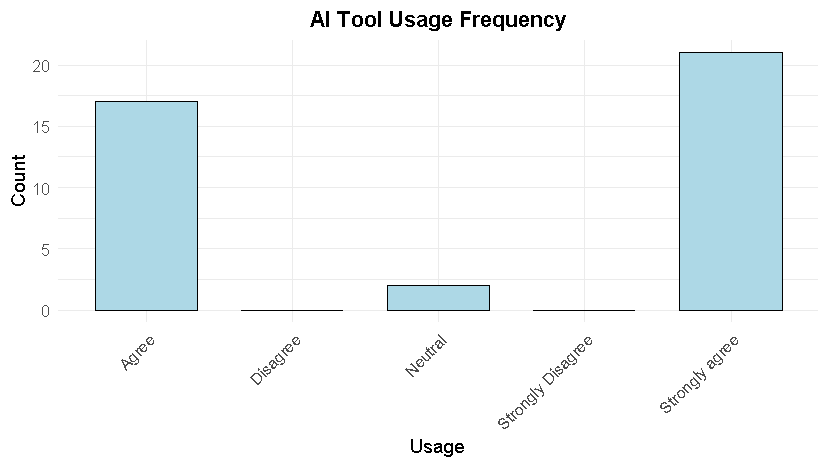

Generate this figure with R:
# Gerekli kütüphaneleri yükle
if (!require("readxl")) install.packages("readxl")
if (!require("dplyr")) install.packages("dplyr")
if (!require("ggplot2")) install.packages("ggplot2")
library(readxl)
library(dplyr)
library(ggplot2)

# Veriyi Excel dosyasından yükle
file_path <- "survey (2) (1).xlsx" # Dosya yolunu kontrol edin
data <- read_excel(file_path)

# Sütun isimlerini anlamlı şekilde yeniden adlandır
colnames(data) <- c(
  "Experience", 
  "Role", 
  "Use_AI_Tools", 
  "Coding_Assistants", 
  "Knowledge_Loss", 
  "Code_Modification", 
  "Problem_Solving", 
  "Impact_Juniors", 
  "Focus_Seniors", 
  "Collaboration_Teamwork"
)

# Use_AI_Tools sütunundaki yanıtların frekansını hesapla
bar_data <- data %>%
  group_by(Use_AI_Tools) %>%
  summarise(Count = n(), .groups = "drop")

# Eksik kategorileri ekle (eğer yoksa)
categories <- c("Strongly agree", "Agree", "Neutral", "Disagree", "Strongly Disagree")
bar_data <- bar_data %>%
  complete(Use_AI_Tools = categories, fill = list(Count = 0)) %>%
  arrange(factor(Use_AI_Tools, levels = categories))

# Bar chart oluştur
ggplot(bar_data, aes(x = Use_AI_Tools, y = Count)) +
  geom_bar(stat = "identity", fill = "#ADD8E6", color = "black", width = 0.7) + # Açık mavi renk
  labs(title = "AI Tool Usage Frequency",
       x = "Usage",
       y = "Count") +
  theme_minimal(base_size = 14) +
  theme(plot.title = element_text(hjust = 0.5, face = "bold"),
        axis.text.x = element_text(size = 12, angle = 45, hjust = 1),
        axis.text.y = element_text(size = 12))
